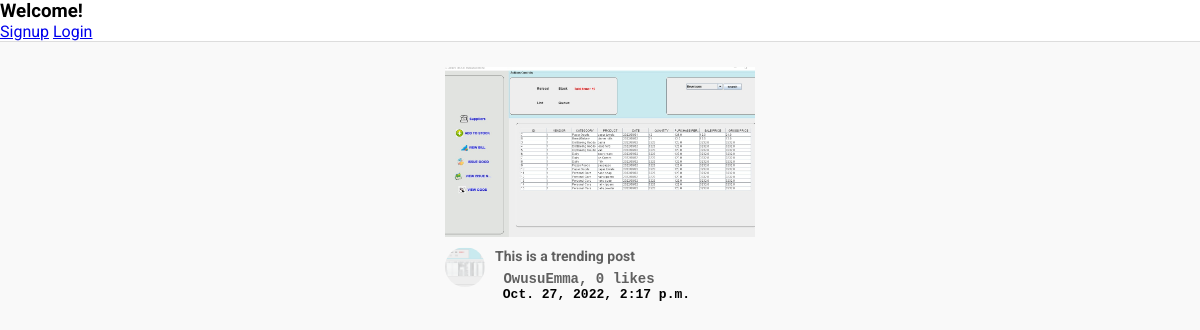
/trending/, run on an earlier commit of the app's database.
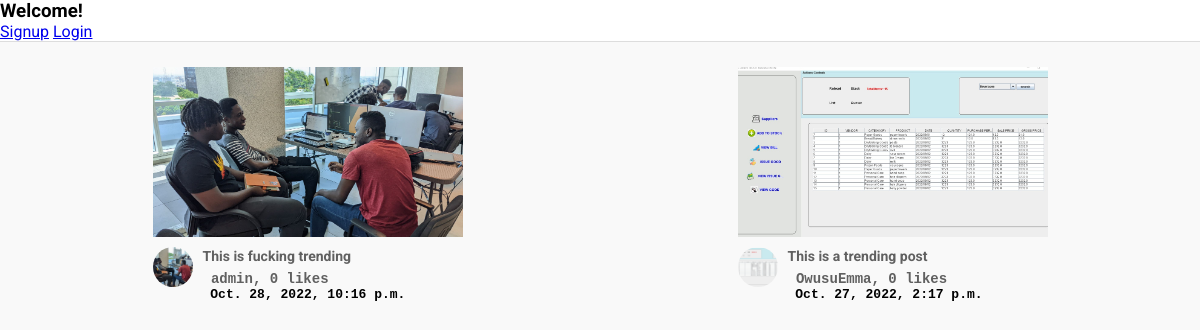
And on a later commit of the database.
### post/models.py (models this page shows, shortened)
class TreandingPost(models.Model):
    title = models.CharField(max_length=500, verbose_name="title", blank=True)
    picture = models.ImageField(upload_to=user_directory_path, verbose_name="Picture", null=True)
    caption = models.CharField(max_length=500000, verbose_name="Caption")
    posted = models.DateTimeField(auto_now_add=True)
    tag = models.ManyToManyField(Tag, related_name="trendingPostTag")
    user = models.ForeignKey(User, on_delete=models.CASCADE)
    likes = models.IntegerField(default=0)

### post/views.py (the view)
# urls.py: path('trending/', views.trending, name="trending"),
def trending(request):
    search_post = request.GET.get('search')
    if search_post:
        posts = TreandingPost.objects.filter(Q(title__icontains=search_post) | Q(caption__icontains=search_post))
    else:
        posts = TreandingPost.objects.all().order_by("-posted")
    context = {
        'trending_items' :  posts
    }
    return render(request, "trending.html", context)

### templates/trending.html (shortened to what this page needs)
{% extends 'base.html' %}
{% load static %}
   {% block content %}
      <div class="videos">
        <div class="videos__container">
          {% for trend in trending_items %}
          <div class="video">
            <div class="video__thumbnail">
              <a href="{% url 'trending_detailed_page' trend.id %}"><img src="{{ trend.picture.url }}" alt="" /></a>
            </div>
            <div class="video__details">
              <div class="author">
                <img
                  src="{{ trend.picture.url }}"
                  alt=""
                />
              </div>
              <div class="title">
                <h3> <a href="{% url 'trending_detailed_page' trend.id %}"> {{trend.title}}</a></h3>
                 <pre><b><a href="{% url 'trending_detailed_page' trend.id %}"> {{trend.user.username}}, {{trend.likes}} likes </a></b></pre>
                <pre> <b>{{trend.posted}}</b></pre>
              </div>
            </div>
          </div>
          {% endfor %}
        </div>
      </div>
   {% endblock content %}

### templates/base.html (shortened to what this page needs)
{% load static %}
<html lang="en">
  <head>
    <link rel="stylesheet" href={% static 'styles.css'%} />
  </head>
  <body>
    {% if user.is_authenticated %}
    <div class="header">
      <div class="header__left">
        <i id="menu" class="material-icons">menu</i>
        <img
          src={% static 'images/mainlogo.jpg'%}
          alt=""
        />
      </div>
      <div class="header__search">
        <form action="">
          <input type="text" placeholder="Search" aria-label="Search" name="search" type="search" />
          <button><i class="material-icons">search</i></button>
        </form>
      </div>
      <div class="header__icons">
        <i class="material-icons display-this">search</i>
        <i class="material-icons">videocam</i>
        <i class="material-icons">apps</i>
        <i class="material-icons">notifications</i>
        <a href="{% url 'profile' request.user.username %}"
        class="nav-item nav-link {% if request.user.username in request.path %}active{% endif %}">
        <i class="material-icons display-this">account_circle</i>
        </a>
      </div>
    </div>
    <div class="mainBody">
      <div class="sidebar">
        <div class="sidebar__categories">
          <div class="sidebar__category">
            <i class="material-icons">waving_hand</i>
            <span>Welcome {{ user.username }}</span>
          </div>
          <div class="sidebar__category">
            <i class="material-icons">event</i>
            <span><a style="text-decoration:none; color: rgb(96, 96, 96);" href="{% url 'newevent' %}">New Event</a></span>
          </div>
          <div class="sidebar__category">
            <i class="material-icons">feed</i>
            <span><a style="text-decoration:none; color: rgb(96, 96, 96);" href="{% url 'internationalnews' %}">International News</a></span>
          </div>
          <div class="sidebar__category">
            <i class="material-icons">trending_up</i>
            <span><a style="text-decoration:none; color: rgb(96, 96, 96);" href="{% url 'trending' %}">Trending</a></span>
          </div>
        </div>
        <hr />
        <div class="sidebar__categories">
          <div class="sidebar__category">
            <i class="material-icons">newspaper</i>
            <span><a style="text-decoration:none; color: rgb(96, 96, 96);" href="{% url 'technologicalnews' %}">Technological News</a></span>
          </div>
          <div class="sidebar__category">
            <i class="material-icons">feed</i>
            <span><a style="text-decoration:none; color: rgb(96, 96, 96);" href="{% url 'localnews' %}">Local News</a></span>
          </div>
          <div class="sidebar__category">
            <i class="material-icons">remember_me</i>
            <span>Membership</span>
          </div>
          <div class="sidebar__category">
            <i class="material-icons">article</i>
            <span><a style="text-decoration:none; color: rgb(96, 96, 96);" href="{% url 'article' %}">Articles</a></span>
          </div>
          <div class="sidebar__category">
            <i class="material-icons">api</i>
            <span>Developers</span>
          </div>
          <div class="sidebar__category">
            <i class="material-icons">opacity</i>
            <span>Investors</span>
          </div>
          <div class="sidebar__category">
            <i class="material-icons">art_track</i>
            <span> Artists</span>
          </div>
          <div class="sidebar__category">
            <i class="material-icons">verified</i>
            <span>Advertisement</span>
          </div>
          <div class="sidebar__category">
            <i class="material-icons">logout</i>
            <span><a style="text-decoration:none; color: rgb(96, 96, 96);" href="{% url 'logout' %}">Logout?</a></span>
          </div>
        </div>
        <hr />
      </div>
      {% else %}
        <div class="alert alert-success" role="alert">
            <h3>Welcome!</h3>
            <a href="{% url 'register' %}">Signup</a>
            <a href="{% url 'login' %}">Login</a>
        </div>
      {% endif %}
    {% block content %}
    {% endblock content %}
  </body>
</html>

### static/styles.css (style rules this page uses)
* { margin: 0; padding: 0; box-sizing: border-box; }
body { font-family: 'Roboto', sans-serif; }
.videos { background-color: #f9f9f9; width: 100%; height: 100%; padding: 15px 15px; border-top: 1px solid #ddd; overflow-y: scroll; }
.videos__container { display: flex; flex-direction: row; justify-content: space-around; flex-wrap: wrap; }
.video { width: 310px; margin-bottom: 30px; }
.video__thumbnail { width: 100%; height: 170px; }
.video__thumbnail img { object-fit: cover; height: 100%; width: 100%; }
.author img { object-fit: cover; border-radius: 50%; height: 40px; width: 40px; margin-right: 10px; }
.video__details { display: flex; margin-top: 10px; }
.title { display: flex; flex-direction: column; }
.title h3 { color: rgb(3, 3, 3); line-height: 18px; font-size: 14px; margin-bottom: 6px; }
.title a, span { text-decoration: none; color: rgb(96, 96, 96); font-size: 14px; }

What changed in the data, as far as the page shows it:
added TreandingPost: picture (picture), title "This is fucking trending", user.username "admin", likes "0", posted "Oct. 28, 2022, 10:16 p.m."
